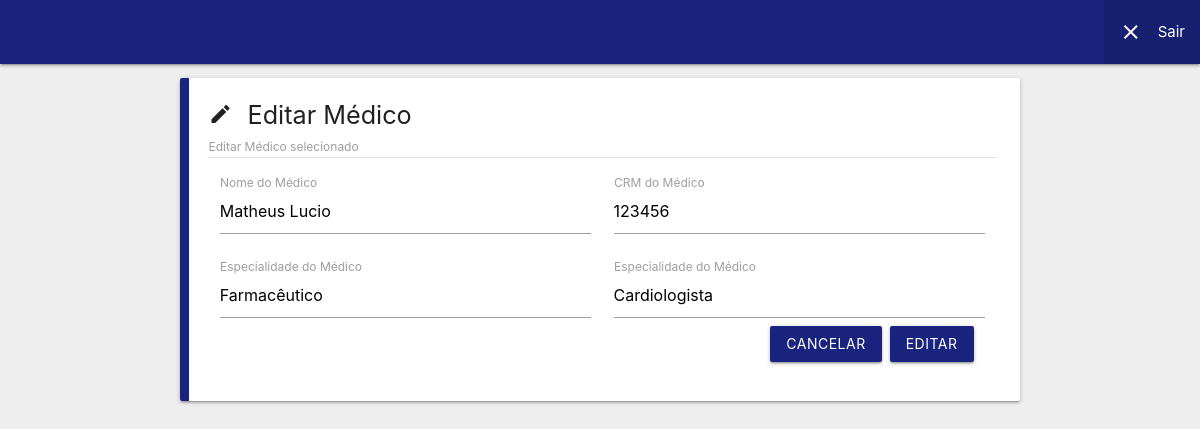
Page /admin/medicos/form_update_medicos.php?med_id=12 (signed in) on the committed database.
### tables this page shows
CREATE TABLE `medicos` (
  `med_id` int(11) NOT NULL,
  `med_nome` varchar(45) NOT NULL,
  `med_CRM` varchar(50) NOT NULL,
  `med_especialidade` varchar(50) NOT NULL,
  `med_especialidade2` varchar(50) NOT NULL
);

### public_html/assets/assets.php (called while the page is built, shortened)
<?php
$p = pathinfo($_SERVER['SCRIPT_FILENAME'])['dirname'];
$assets = '';
do {
   if (is_dir($p . '/assets')) {
      $assets .= 'assets';
      break;
   } else {
      $assets .= '../';
      $p = explode('/', $p);
      unset($p[count($p) - 1]);
      $p = implode('/', $p);
   }
} while (true);

### public_html/admin/medicos/form_update_medicos.php (the view, shortened to what this page needs)
<?php
include_once('../../assets/assets.php')
?>
<!DOCTYPE html>
<html>
<head>
   <link rel="stylesheet" href="<?= $assets ?>/src/css/materialize.min.css">
   <link rel="stylesheet" href="<?= $assets ?>/src/css/main.css">
   <link rel="stylesheet" href="src/form_update_medicos.css">
   <link rel="stylesheet" href="src/main.css">
</head>
<body class="grey lighten-3">
   <?php
   include_once("$assets/components/header_update.php");
   ?>
   <main>
      <div class="container">
         <div class="card-panel left-div-margin" style="margin-top:14px">
            <h1 class="flow-text" style="margin:0 0 5px"><i class="material-icons left">edit</i>Editar Médico</h1>
            <label>Editar Médico selecionado</label>
            <div class="divider"></div>
            <?php
            include_once("$assets/conexao.php");
            $med_id = filter_input(INPUT_GET, 'med_id', FILTER_DEFAULT);
            $sql = $pdo->prepare("SELECT * FROM medicos WHERE med_id=:med_id");
            $sql->bindValue(':med_id', $med_id);
            $sql->execute();
            $data = $sql->fetchAll();
            extract($data[0]);
            ?>
            <form style="margin-top:15px" action="update_medicos.php" method="post">
               <div class="row mb-0">
                  <div class="input-field col s6">
                     <label>Nome do Médico</label>
                     <input value="<?= $med_nome ?>" placeholder="Nome Completo do Médico" type="text" name="med_nome" class="validate" oninvalid="this.setCustomValidity('Preencha esse campo com o nome do Médico.')" oninput="setCustomValidity('')" required>
                  </div>
                  <div class="input-field col s6">
                     <label>CRM do Médico</label>
                     <input value="<?= $med_CRM ?>" placeholder="CRM do Médico" type="text" name="med_CRM" class="validate" oninvalid="this.setCustomValidity('Preencha esse campo com o CRM do Médico.')" oninput="setCustomValidity('')" required>
                  </div>
                  <div class="input-field col s6">
                     <label>Especialidade do Médico</label>
                     <input value="<?= $med_especialidade ?>" placeholder="Especialidade do Médico" type="text" name="med_especialidade" class="validate" oninvalid="this.setCustomValidity('Preencha esse campo com a Especialidade do Médico.')" oninput="setCustomValidity('')" required>
                  </div>
                  <div class="input-field col s6">
                     <label>Especialidade do Médico</label>
                     <input value="<?= $med_especialidade2 ?>" placeholder="Especialidade do Médico" type="text" name="med_especialidade2" class="validate" oninvalid="this.setCustomValidity('Preencha esse campo com outra Especialidade do Médico.')" oninput="setCustomValidity('')"
                  </div>
                  <div class="col s12">
                     <input title="Editar Médico" class="btn indigo darken-4 right" type="submit" value="Editar">
                     <a title="Cancelar Edição" href="form_medicos.php" class="btn indigo darken-4 right mr-2 waves-effect waves-light">Cancelar</a>
                  </div>
               </div>
            </form>
            <div class="left-div indigo darken-4"></div>
         </div>
      </div>
   </main>
</body>
</html>

### public_html/assets/src/css/main.css (style rules this page uses)
* { outline: none }
.material-icons { font-family: 'Material Icons'; font-weight: normal; font-style: normal; font-size: 24px; line-height: 1; letter-spacing: normal; text-transform: none; display: inline-block; white-space: nowrap; word-wrap: normal; direction: ltr; -webkit-font-feature-settings: 'liga'; font-feature-settings: 'liga'; -webkit-font-smoothing: antialiased }
body { height: 100%; display: flex; min-height: 100vh; flex-direction: column; }
main { flex: 1 0 auto; }
.card-panel { position: relative }
.left-div { width: 9px; height: 100%; top: 0; border-top-left-radius: 2px; border-bottom-left-radius: 2px }
.top-div, .bottom-div, .left-div { left: 0; position: absolute }
.left-div-margin { padding-left: 28.5px }
.mb-0 { margin-bottom: 0 }

### public_html/admin/medicos/src/form_update_medicos.css (style rules this page uses)
.mr-2 { margin-right: 8px }

### rows in the picture
medicos: med_nome "Matheus Lucio", med_CRM "123456", med_especialidade "Farmacêutico", med_especialidade2 "Cardiologista"
